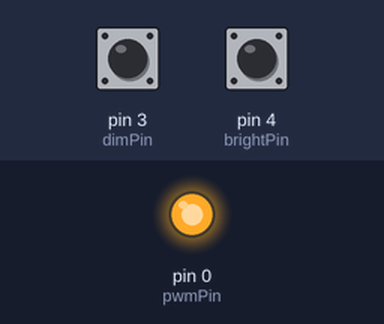
A sketch run on a simulated Arduino Uno, built with avr-gcc and run on an emulated ATmega328P. Shown: output pins drawn as LEDs (lit = HIGH). Inputs (shaded band) come from the test bench; at power-on: pin 3 (dimPin) HIGH, pin 4 (brightPin) HIGH.

Above: at 0.1 s.
At 0.6 s:
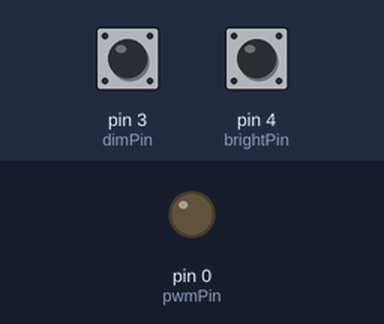
Timing chart, 0 to 2.1 s (numbered marks = the images above):
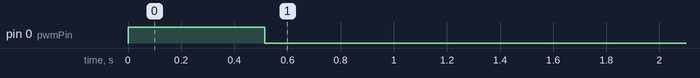

The sketch:

PWM_Gearbest_ATTiny_Dimmer.ino
```cpp
// Gearbest 3.5" LCD Dimming Program for ATTiny - By RxBrad
// See here for more info:
// https://www.tinkerboy.xyz/how-to-add-brightness-control-for-the-3-5-gearbest-screen/

// USER-DEFINABLE VARIABLES
// ========================

// Define pins being used - NOTE ATTiny digital 0,1,2,3,4 =  board 5,6,7,2,3
  const byte pwmPin = 0; // digital pin for PWM output to LCD
  const byte dimPin =  3; // digital pin for Dim Button
  const byte brightPin = 4; // digital pin for Bright Button

// timeFix corrects delays when using non-default F_CPU frequency on CLK0
// Suggested Values: 9.6MHz (Default) --> 1, 4.8MHz --> 0.5, 1.2MHz --> 0.125, 600kHz --> 0.0625
// Frequency Reference
// ===================
// F_CPU 600kHz Prescaler: 1 => 2,344Hz, 8 => 293Hz, 64 => 37Hz, 256 => 9Hz
// F_CPU 1.2MHz Prescaler: 1 => 4,687Hz, 8 => 585Hz, 64 => 73Hz, 256 => 18Hz
// F_CPU 4.8MHz Prescaler: 1 => 18,750Hz, 8 => 2,344Hz, 64 => 293Hz, 256 => 73Hz
// F_CPU 9.6MHz Prescaler: 1 => 37,500Hz, 8 => 4,687Hz, 64 => 585Hz, 256 => 146Hz
// ===================
// To avoid speaker noise, optimal is 9.6MHz @ 1x prescale (37.5kHz).
// 9.6MHz @ 256x (146Hz) is passable but noisy (if you can't get 37.5kHz working).
 const int timeFix = 1;

// On startup, screen defaults to max brightness & fades to desired default
  int dutycycle = 30;      // starting LED brightness (0 = off / 255 = max)
  const int initialFadeTime = 1000; // after delay. time in millis to fade to default

// Behavior on each button press -- NOTE: If you're getting lots of unintended
// double-presses, increase dimStepTime and/or btnWait
  const byte maxDuty = 255;  // maximum allowed brightness (0 = off / 255 = max)
  const byte minDuty = 0;  // minimum allowed brightness (0 = off / 255 = max)
  const unsigned int dimStep = 5;  // lowest brightness change per button press (increases as brightness increases)
  const int dimStepTime = 250; // Time to fade to next brightness
  const int btnWait = 50; // milis delay from end of fade to next allowed button press
  const bool allowSmartSteps = 1; // adjust brightness steps to seem more equal (values: 0, 1)
  const byte maxFactor = 15; // (maxFactor * dimStep) is the max-allowed brightness change per button press

// Variables used by program: DON'T CHANGE THESE!!!
  int dimState[2];
  unsigned int startduty = dutycycle;
  unsigned int actualStep = dimStep;

void setup() {  // Initial setup that runs once on power-on
  // Use built-in pullup resistors for buttons
  pinMode(brightPin, INPUT_PULLUP);
  pinMode(dimPin, INPUT_PULLUP);
  // Output from pwmPin
  pinMode(pwmPin, OUTPUT);

  if (dutycycle < 255) { // fade from full brightness to default brightness
    ChangeBrightness(255, dutycycle, initialFadeTime);
  }

  // Serial Output for Troubleshooting
  // =================================
  //Serial.begin(57600);
  //Serial.print("Starting Duty Cycle: ");
  //Serial.println(dutycycle);

} // End of setup()

void ChangeBrightness(byte startDuty, byte endDuty, int dutyChangeTime) {
    int iFadeStep = dutyChangeTime / abs(endDuty - startDuty);
    byte plusMinus = 1;
    if (endDuty < startDuty) { plusMinus = -1; }
    for (byte i = startDuty; i != endDuty; i += plusMinus) {
      analogWrite(pwmPin, i);
      delay(iFadeStep * timeFix);
    }
    analogWrite(pwmPin, endDuty);

    // Serial Output for Troubleshooting
    // =================================
    //Serial.print("Duty Cycle Updated: ");
    //Serial.println(endDuty);
    //Serial.print("actualStep: ");
    //Serial.print(actualStep);
    //Serial.print(" = (");
    //Serial.print(startDuty);
    //Serial.print("^2 / 850) + 1) * ");
    //Serial.print(dimStep);
    //Serial.print(" [max ");
    //Serial.print(maxFactor * dimStep);
    //Serial.println("]");
  } // End of ChangeBrightness()

void ButtonHandler(bool fMode) { // fMode: 0 = dim, 1 = bright
    int convF = 1; // add to dutycycle on bright
    if (fMode == 0) {convF = -1;} // subtract from dutycycle on dim

    if (allowSmartSteps == 1) {
      // Perceived change in brightness is much less at higher dutycycle than lower.
      // Actual change is adjusted to make each step seem similar.
      // Near dutycycle=0, change=dimStep; and near dutycycle=255, change is (dimStep * maxFactor).
      actualStep = ((startduty * startduty / 850UL) + 1) * dimStep;
      if (actualStep > (dimStep * maxFactor) ) { actualStep = dimStep * maxFactor; }
    }

    dutycycle += (actualStep * convF); // set target brightness
    if (dutycycle < minDuty) {dutycycle = minDuty;} // Don't go past min/max
    if (dutycycle > maxDuty) {dutycycle = maxDuty;}

    ChangeBrightness(startduty, dutycycle, dimStepTime);
    delay(btnWait * timeFix); // Pause before allowing next button press
    startduty = dutycycle; // Reset startduty for next button press

} // End of ButtonHandler()

void loop() { // Program constantly loops through this section
  dimState[0] = {digitalRead(dimPin)}; // Read from dimmer pin
  dimState[1] = {digitalRead(brightPin)}; // Read from brighten pin

  if (dimState[0] == LOW && startduty > minDuty) { // DECREASE BRIGHTNESS Button Pressed
    ButtonHandler(0);
    }

  if (dimState[1] == LOW && startduty < maxDuty) { // INCREASE BRIGHTNESS Button Pressed
    ButtonHandler(1);
    }

} // End of loop()
```
